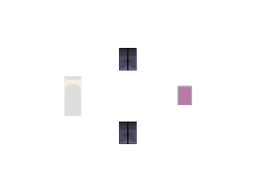
#> input picture code-quality-audit/第112轮-桌面门渐显/_evidence/canvas112/canvas_raw.png, 256 x 192 px, shrunk from 800 x 600 before the run, found by its file name
$ python zoom196.py '../../第112轮-桌面门渐显/_evidence/canvas112/canvas_raw.png'
#> lines starting #> are read from the running program, lines starting #| are printed output that depends on the picture
# -*- coding: utf-8 -*-
"""第196轮 · 单帧放大查看（10 倍最近邻），用于判断"这张到底是谁"。

用法：python zoom196.py susie/anim/angry_up_0.png susie/down_0.png
"""
from __future__ import print_function

import io
import os
import sys

from PIL import Image, ImageDraw

HERE = os.path.dirname(os.path.abspath(__file__))
ROUND = os.path.dirname(HERE)
ROOT = os.path.abspath(os.path.join(ROUND, '..', '..'))
DROP = os.path.join(ROOT, 'ralsei_pet', 'assets', 'sprites', 'dr')
EVID = os.path.join(ROUND, '_evidence')
K = 10


def main(argv):
    if not argv:
        print('用法: zoom196.py <相对 dr/ 的路径> [...]')
        return 2
    items = [(a, os.path.join(DROP, a.replace('/', os.sep))) for a in argv]
    bad = [a for a, p in items if not os.path.isfile(p)]
    if bad:
        print('[FAIL] 不存在: %s' % bad)
        return 2
    ims = []
    for label, p in items:
        im = Image.open(p)
#> im is the input picture: PIL image 256x192 RGBA; mean R, G, B, A 2.6, 1.9, 2.1, 5.4
        im.load()
        im = im.convert('RGBA')
        ims.append((label, im, im.size))
    cell = max(i.width for _l, i, _s in ims) * K + 8
#> cell = 2568
    W = len(ims) * cell + 8
#> W = 2576
    H = cell + 30
#> H = 2598
    sheet = Image.new('RGB', (W, H), (24, 24, 30))
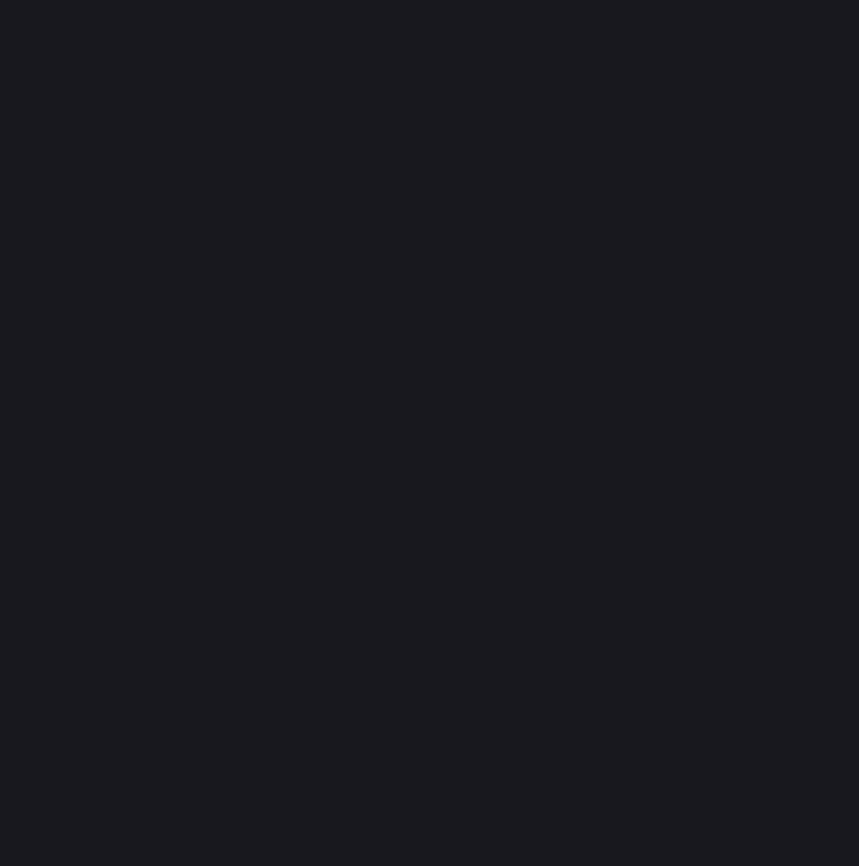
#> sheet: PIL image 2576x2598 RGB (shown at 1/3 size); mean R, G, B 24, 24, 30
    draw = ImageDraw.Draw(sheet)
    for i, (label, im, size) in enumerate(ims):
        x = 8 + i * cell
        draw.text((x, 4), label[-28:], fill=(255, 210, 130))
        draw.text((x, 16), '%dx%d' % size, fill=(150, 220, 160))
        big = im.resize((im.width * K, im.height * K), Image.NEAREST)
        # 棋盘格底（看透明区）
        for yy in range(0, big.height, 10):
            for xx in range(0, big.width, 10):
                if (xx // 10 + yy // 10) % 2:
                    draw.rectangle([x + xx, 30 + yy,
                                    x + min(xx + 9, big.width - 1),
                                    30 + min(yy + 9, big.height - 1)],
                                   fill=(38, 38, 46))
        sheet.paste(big.convert('RGB'), (x, 30), big)
#> this loop made 1 pass
#> (size, x) on pass 1: ((256, 192), 8)
    out = os.path.join(EVID, 'zoom196.png')
    sheet.save(out)
    print('[OK] %s' % out)
    return 0


if __name__ == '__main__':
    sys.exit(main(sys.argv[1:]))
#> (the program exits here)
